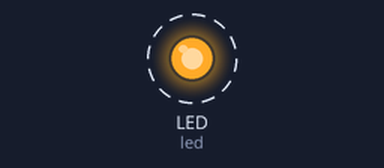
A program run on a simulated CircuitPython board. On the bench: output pins drawn as LEDs (lit = HIGH). Dashed ring = blinking. What the program prints to the serial console is not drawn.

Above: at 0.1 s.
Timing chart, 0 to 3.0 s (numbered marks = the images above):
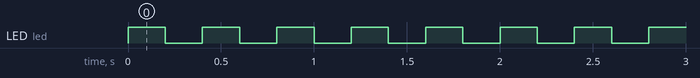

Measured:
- by itself, LED (led): alternates HIGH for 0.20 s and LOW for 0.20 s

The program:

blink.py
```python
#Save on CPX/CPB as code.py
#Blinks the top right RED LED
import board
import digitalio
import analogio
import time

led = digitalio.DigitalInOut(board.LED)
led.direction = digitalio.Direction.OUTPUT

def main():
    print("hello world")

    while True:
        led.value = True
        time.sleep(0.2)
        led.value = False
        time.sleep(0.2)

main()
```
